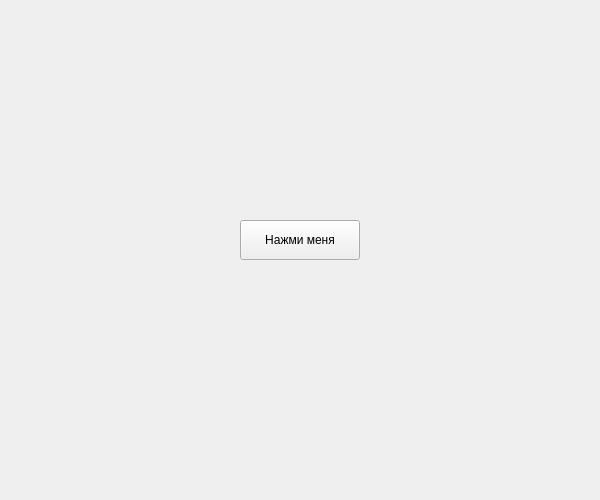
<?xml version="1.0" encoding="UTF-8"?>
<ui version="4.0">
 <class>MainWindow</class>
 <widget class="QMainWindow" name="MainWindow">
  <property name="geometry">
   <rect>
    <x>0</x>
    <y>0</y>
    <width>600</width>
    <height>500</height>
   </rect>
  </property>
  <property name="windowTitle">
   <string>Убегающая кнопка</string>
  </property>
  <widget class="QWidget" name="centralwidget">
   <widget class="QPushButton" name="btn_run">
    <property name="geometry">
     <rect>
      <x>240</x>
      <y>220</y>
      <width>120</width>
      <height>40</height>
     </rect>
    </property>
    <property name="text">
     <string>Нажми меня</string>
    </property>
   </widget>
  </widget>
 </widget>
 <resources/>
 <connections/>
</ui>
